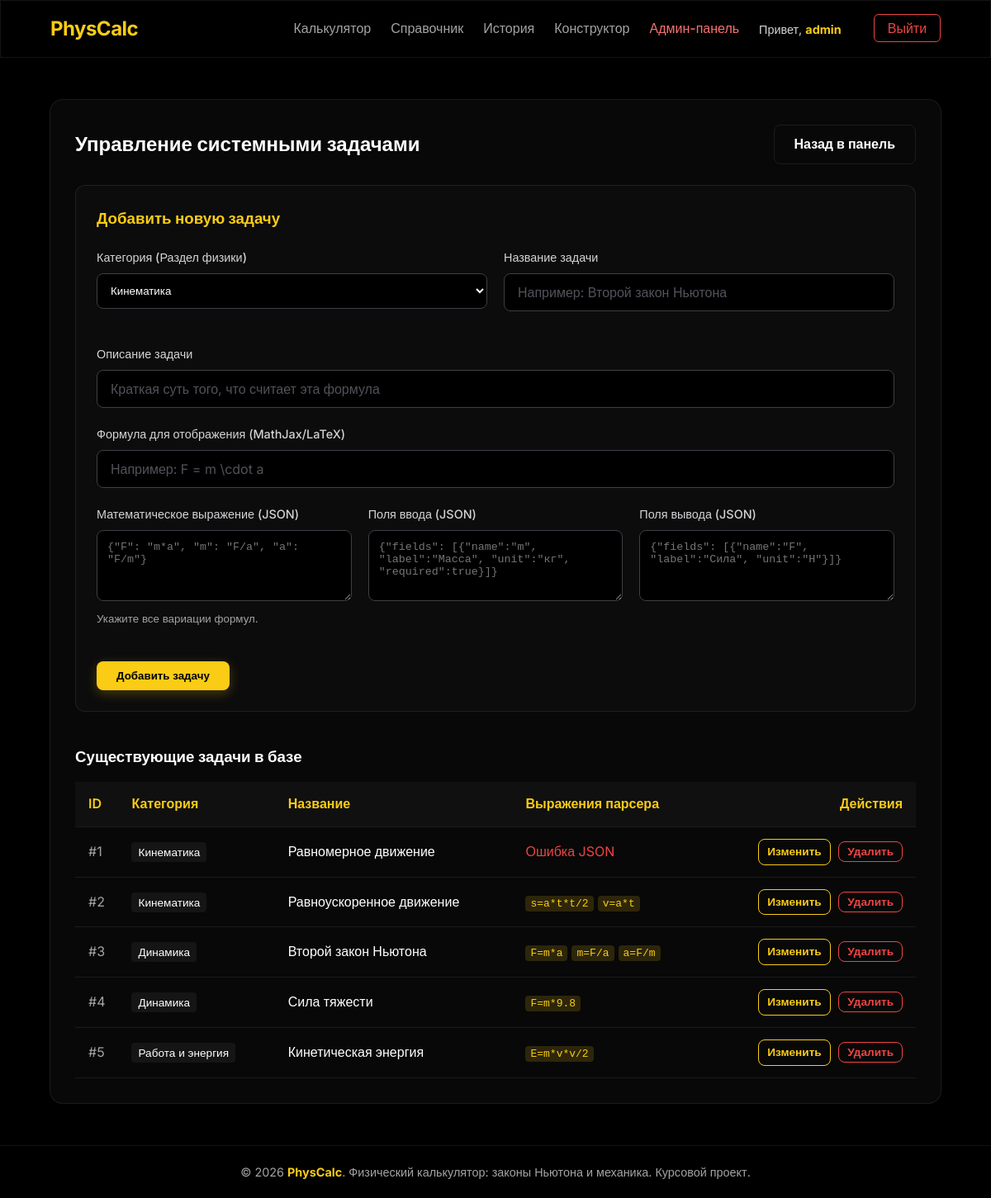
/admin/problems.php (signed in), run on an earlier commit of the app's database.
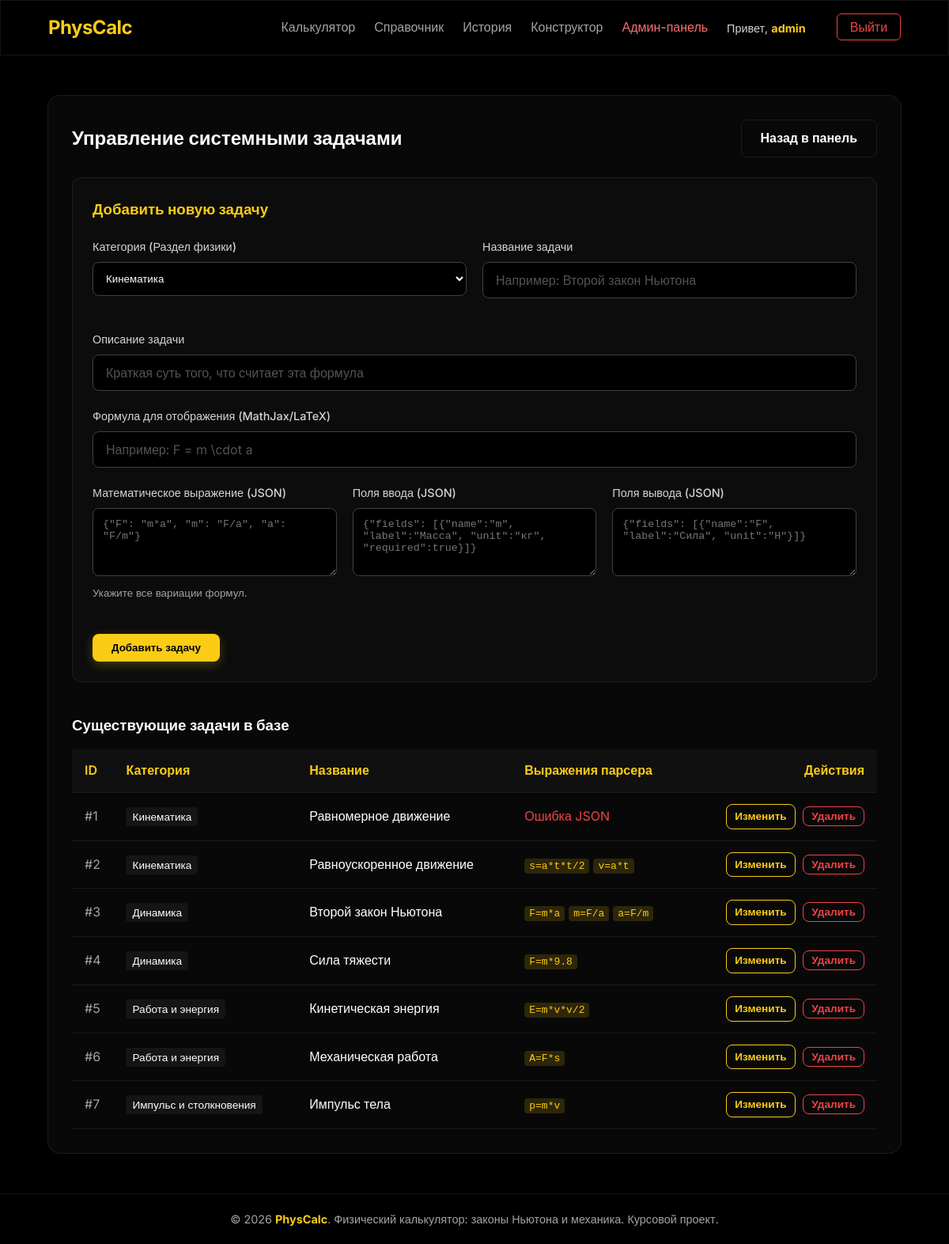
And on a later commit of the database.
### tables this page shows
CREATE TABLE IF NOT EXISTS problem_types (
    id INT AUTO_INCREMENT PRIMARY KEY,
    category_id INT NOT NULL,
    name VARCHAR(100) NOT NULL,
    description TEXT,
    formula_text TEXT,
    formula_expression TEXT,
    input_fields JSON,
    output_fields JSON,
    sort_order INT DEFAULT 0,
    FOREIGN KEY (category_id) REFERENCES problem_categories(id) ON DELETE CASCADE
);

CREATE TABLE IF NOT EXISTS problem_categories (
    id INT AUTO_INCREMENT PRIMARY KEY,
    name VARCHAR(100) NOT NULL,
    description TEXT,
    sort_order INT DEFAULT 0
);

### admin/problems.php (the view, shortened to what the changed rows need)
<?php
require_once __DIR__ . '/../includes/db.php';
$problems = $pdo->query("
    SELECT pt.*, pc.name as cat_name
    FROM problem_types pt
    JOIN problem_categories pc ON pt.category_id = pc.id
    ORDER BY pc.sort_order, pt.sort_order
")->fetchAll();
require_once __DIR__ . '/../includes/header.php';
?>
<div class="glass-panel" style="padding: 30px; width: 100%; max-width: 1200px; margin: 0 auto;">
    <div style="display: flex; justify-content: space-between; align-items: center; margin-bottom: 25px; flex-wrap: wrap; gap: 15px;">
        <h2>Управление системными задачами</h2>
    </div>
    <div style="overflow-x: auto;">
        <table class="glass-table" style="min-width: 900px; margin-top: 15px;">
            <thead>
                <tr>
                    <th style="width: 50px;">ID</th>
                    <th>Категория</th>
                    <th>Название</th>
                    <th>Выражения парсера</th>
                    <th style="text-align: right;">Действия</th>
                </tr>
            </thead>
            <tbody>
                <?php foreach($problems as $p): ?>
                    <tr>
                        <td style="color: var(--text-secondary);">#<?= $p['id'] ?></td>
                        <td><span style="background: rgba(255,255,255,0.05); padding: 4px 8px; border-radius: 4px; font-size: 0.85rem;"><?= htmlspecialchars($p['cat_name']) ?></span></td>
                        <td style="font-weight: 500; color: #fff;"><?= htmlspecialchars($p['name']) ?></td>
                        <td>
                            <?php
                                $expr = json_decode($p['formula_expression'], true);
                                if (is_array($expr)) {
                                    foreach ($expr as $k => $v) {
                                        echo "<code style='margin-right: 5px;'>{$k}={$v}</code>";
                                    }
                                } else {
                                    echo "<span style='color: #ef4444;'>Ошибка JSON</span>";
                                }
                            ?>
                        </td>
                        <td style="text-align: right; white-space: nowrap;">
                            <a href="/admin/problems.php?edit_id=<?= $p['id'] ?>" class="btn" style="background: transparent; border: 1px solid var(--primary-color); color: var(--primary-color); padding: 4px 10px; font-size: 0.85rem; margin-right: 5px;">Изменить</a>
                            <form method="POST" style="display: inline-block;" onsubmit="return confirm('Удалить задачу? Это приведет к удалению всех пользовательских задач, связанных с ней!');">
                                <button type="submit" class="btn" style="background: transparent; border: 1px solid #ef4444; color: #ef4444; padding: 4px 10px; font-size: 0.85rem;">Удалить</button>
                            </form>
                        </td>
                    </tr>
                <?php endforeach; ?>
            </tbody>
        </table>
    </div>
</div>
<?php require_once __DIR__ . '/../includes/footer.php'; ?>

What changed in the data, as far as the page shows it:
added problem_types: id "6", category.name "Работа и энергия", name "Механическая работа", k "A", formula_expression "F*s"
added problem_types: id "7", category.name "Импульс и столкновения", name "Импульс тела", k "p", formula_expression "m*v"
